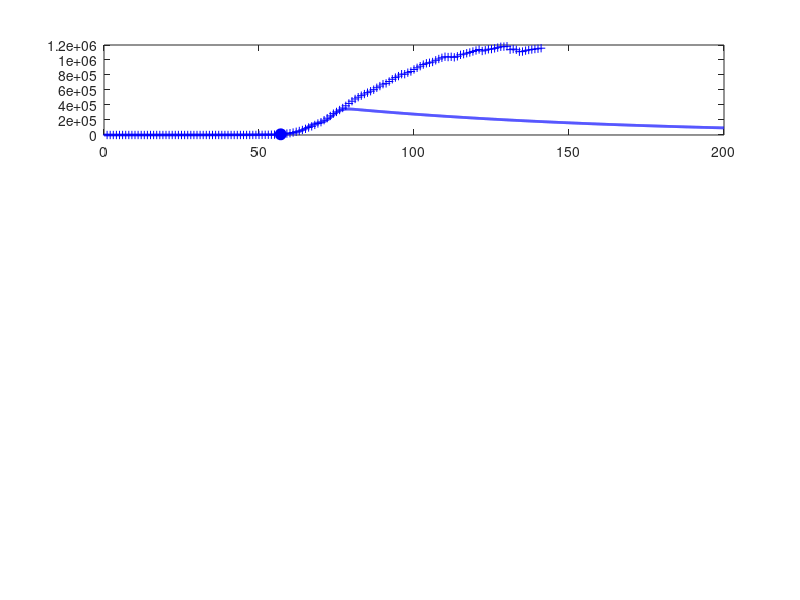

This figure's MATLAB source: (Note: this script raises an error after producing the figure.)
% svr19USA.m

% Revised:  2020 03 25

% Mathemtatical model for the spread of the covid19 virus
% Model for GLOBAL spread of virus
% Model for CHINA spread of virus: download svr19CHINA.m
% Data from https://www.worldometers.info/coronavirus/
% Date file:  covid19.mat  variable covid19
% Model specified by the variables in the INPUT SECTION of the Script

% DOING PHYSICS WITH MATLAB: 
%   https://d-arora.github.io/Doing-Physics-With-Matlab/
% Documentation
%   http://www.physics.usyd.edu.au/teach_res/mp/doc/sird19E.htm
% Download Scripts
%   http://www.physics.usyd.edu.au/teach_res/mp/mscripts/

% Ian Cooper
% email: matlabvisualphysics@gmail.com
% Matlab 2019b

% Populations: Data d / Model
% Susceptible individuals:  Sd  S
% Active infections (currently infected);  Id  I
% Recovered:  Rd  R
% Dead:  Dd  D

close all
clear
clc

global Imax Rmax Dmax ITmax Smax

load('covid19.mat')

% DATA: variable covid19
% Col 1: World   Id   Currently Infected Cases
% Col 2: World   Rd   Recovered
% Col 3: World   Dd   Deaths

% Data for China with Script svr19CHINA.m
% Col 4: China   Total infected cases
% Col 5: China   Currently Infected Cases
% Col 6: China   Deaths
% Col 7: USA     Total infected cases
% Col 8: USA     Currently infected cases
% Col 9: USA     Deaths
% Col 10: AUST     Total infected cases
% Col 11: AUST     Currently infected cases
% Col 12: AUST     Deaths
% Col 13: INDIA   Total infected cases
% Col 14: INDIA   Currently infected cases
% Col 15: INDIA   Deaths

% Model: number of time steps 
  num = 5000;

% *********************************************************************  
% INPUTS: Model Parameters
% ********************************************************************* 

% Maximum number of days for model   [200]
  tMax = 200;
% Initial number of infections   [0.004] 
  I = zeros(num,1);
  I(1) = 0.004;
% Adjustible model parameters  
% S --> I  [0.38] 
  a = 0.1;
% I --> R  [0.036]
  b = 0.008;
% I --> D  [0.0025]
  d = 0.0028;

% See SETUP for input of surge factors

% *********************************************************************  
% SETUP
% ********************************************************************* 
  
% DATA: Id Rd Dd / Number of data days for COVID19  
  Ndays  = find(covid19 == 0,1) - 1;  
  Idtot  = covid19(1:Ndays,7);
  Id     = covid19(1:Ndays,8);
  Dd     = covid19(1:Ndays,9);

% Model: S  D  R  
  S = zeros(num,1);
  D = zeros(num,1);
  R = zeros(num,1);
  
% Model: Initial values for populations
  S(1) = 1;
  D(1) = 0;
  R(1) = 0;   
  
% TIME [days]
  t = linspace(0,tMax,num)';
  dt = t(2) - t(1);

  
% SURGE FACTORS
  s = zeros(num,1);
  for n = 1:num-1
    if t(n) > 50; s(n) = 0.19; end
    if t(n) > 62; s(n) = 0.35; end 
    if t(n) > 69; s(n) = 1.50; end 
    if t(n) > 80; s(n) = 0.00; end
  end  
    

   
% *********************************************************************  
% MODEL: Time Evolution
% ********************************************************************* 
 
for n = 1:num-1
  dS = -a*S(n)*I(n)*dt;
  dI = -dS;
  I(n+1) = I(n) + dI;
  dR = b*I(n)*dt;
  dD = d*I(n)*dt;
  surge = s(n)*S(n)*dt;
  R(n+1) = R(n)+ dR;
  D(n+1) = D(n) + dD;
  S(n+1) = S(n) + dS + surge;
  I(n+1) = I(n+1) - dR - dD;
end

% Scaling I, R and D values at day specified by t_index 
  t_index = 57;
  index = find(t > t_index,1);
  f = Id(t_index)./ I(index);

% Scale populations
  I = f.*I;
  R = f.*R;
  D = f*D;
  
  Imax = max(I);
  Rmax = max(R);
  Dmax = max(D);
  Smax = max(S);
  
% Model: total population that has been infected;  
  Itot = I + R + D;
  ITmax = max(Itot);
  
% Data
  Rd = Idtot - Id - Dd;
  Idmax = max(Id);
  Rdmax = max(Rd);
  Ddmax = max(Dd);
  ITdmax = max(Idtot);
  
% Percentages: model
  pI = 100*I(end) / Itot(end);
  pR = 100*R(end) / Itot(end);
  pD = 100*D(end) / Itot(end);
  
% Percentages: Data
  pId = 100*Id(end) / Idtot(end);
  pRd = 100*Rd(end) / Idtot(end);
  pDd = 100*Dd(end) / Idtot(end);

  
% *********************************************************************  
% GRAPHICS
% ********************************************************************* 

figure(1)
  set(gcf,'units','normalized');
  set(gcf,'position',[0.02 0.05 0.3 0.75]);
  set(gcf,'color','w');

subplot(4,1,1)  % INFECTIONS
    xP = 1: Ndays;
    yP = Id;
    plot(xP,yP,'b+')   
    hold on
    
    xP = t_index; yP = Id(t_index);
    plot(xP,yP,'bo','markerfacecolor','b','markersize',8)
    
    xP = t; yP = I;
    plot(xP,yP,'b','linewidth',2)
   % ylim([0 15e4])
    plotMonths(1)
       
    grid on
    title('Active Infections  I')
    ylabel('I','FontName','Times New Roman')  
    set(gca,'fontsize',12)
  
    
subplot(4,1,2)   % RECOVERIES
    xP = 1: Ndays;
    yP = Rd; 
    plot(xP,yP,'k+')
    hold on
 
    xP = t_index; yP = Rd(t_index);
    plot(xP,yP,'ko','markerfacecolor','k','markersize',8)
    
    xP = t; yP = R;
    plot(xP,yP,'k','linewidth',2)
    
    plotMonths(2)    
    
    grid on
    ylabel('R')
    title('Recoveries  R')
    set(gca,'fontsize',12)
   
 subplot(4,1,3)    % DEATHS
    xP = 1: Ndays;
    yP = Dd; 
    plot(xP,yP,'r+')
    hold on
 
    xP = t_index; yP = Dd(t_index);
    plot(xP,yP,'ro','markerfacecolor','r','markersize',8)
    
    xP = t; yP = D;
    plot(xP,yP,'r','linewidth',2)
    
    plotMonths(3)
    grid on
    
    ylabel('D')
    title('Deaths  D')
    set(gca,'fontsize',12)   
    
 subplot(4,1,4)   % Total infections
    th = 5;
    k = log(2)/th;
    v0 = 177400/exp(k*60);
    v = v0.*exp(k*(t-10));
   % v(v > ITmax) = ITmax;
    
    xP = t(1:2500);
    yP = v(1:2500);
    plot(xP,yP,'r','linewidth',1.2)
   
    hold on
    xP = 1: Ndays;
    yP = Idtot; 
    plot(xP,yP,'b+')
    hold on
    xP = t; yP = Itot;
    plot(xP,yP,'b','linewidth',2)
    
    plotMonths(4)
    
    ylim([0 1.2*ITmax])
    grid on
    xlabel('days elapsed')
    ylabel('I_{tot}','FontName','Times New Roman')
    title('Total Infections I_{tot}');
    set(gca,'fontsize',12) 
    

figure(2)
   set(gcf,'units','normalized');
   set(gcf,'position',[0.60 0.05 0.25 0.25]);
   set(gcf,'color','w');

   fig = figure(2);
   left_color = [0 0 0];
   right_color = [1 0 1];
   set(fig,'defaultAxesColorOrder',[left_color; right_color]);
   
    hold on
    plotMonths(5)   
        
    hold on
    yyaxis left
    xP = t; yP = S;
    plot(xP,yP,'k','linewidth',2)
    grid on
    xlabel('days elapsed')
    ylabel('Susceptible population  S') 
      
    yyaxis right
    xP = t; yP = s;
    plot(xP,yP,'m','linewidth',1)
    grid on
    ylabel('surge factor  s') 
        
    set(gca,'fontsize',12)    
    box on

    
figure(7)
   set(gcf,'units','normalized');
   set(gcf,'position',[0.33 0.05 0.25 0.35]);
   set(gcf,'color','w');

   xlim([0 120])
   ylim([0 250])
   hh = 250; dh = -25;
   
   txt = 'Start date:  22 January 2020';
   Htext = text(0,hh,txt,'fontsize',12);
   set(Htext,'color','k')
   
   hh = hh+dh;
   txt = 'Model Parameters';
   text(0,hh,txt,'fontsize',12)
   
   hh = hh+dh;
   txt = sprintf('I(0) = %3.0f   a = %2.3f   b = %2.3f   d = %2.3f', ...
       I(1),a,b,d);
   text(0,hh,txt,'fontsize',12)
      
   hh = hh+2*dh; 
   txt = 'DATA';
   text(0,hh,txt,'fontsize',12)
   
    z = datenum([2020 1 22]);
    z = z + Ndays-1;
    z = datetime(z,'ConvertFrom','datenum');
    z.Format = 'dd-MMM-yyyy';
    txt = cellstr(z) ; 
    text(20,hh,txt,'fontsize',12)
    
   hh = hh+dh;
   z1 = Id(end); z2 = Rd(end); z3 = Dd(end); z4 = z1+z2+z3;  
   txt = sprintf('I = %5.0f    R = %5.0f    D = %5.0f    I_{tot} = %5.0f', z1,z2,z3,z4);
   text(6,hh,txt,'fontsize',12)
 
    % Recoveries and Deaths
    pR = 100*Rd(end)/(Rd(end)+Dd(end));
    pD = 100*Dd(end)/(Rd(end)+Dd(end));
    hh = hh+dh;
    txt = sprintf('percent: Active = %2.1f  Recoveries = %2.1f    Deaths = %2.1f   ',pId,pRd,pDd);
    text(2,hh,txt,'fontsize',12)  
   
   hh = hh+2*dh; 
   txt = 'MODEL PREDICTIONS';
   text(0,hh,txt,'fontsize',12)
   
    z = datenum([2020 1 22]);
    z = z + tMax;
    z = datetime(z,'ConvertFrom','datenum');
    z.Format = 'dd-MMM-yyyy';
    txt = cellstr(z) ; 
    text(60,hh,txt,'fontsize',12)
   
   hh = hh+dh;
    z1 = I(end); z2 = R(end); z3 = D(end); z4 = z1+z2+z3;  
    txt = sprintf('I = %5.0f    R = %5.0f    D = %5.0f    I_{tot} = %5.0f', z1,z2,z3,z4);
    text(6,hh,txt,'fontsize',12)

   hh = hh+dh;
    txt = 'Peak';
    text(10,hh,txt,'fontsize',12)
    z = find(I == Imax,1);
    z = t(z) + datenum([2020 1 22]);
    z = datetime(z,'ConvertFrom','datenum');
    z.Format = 'dd-MMM-yyyy';
    txt = cellstr(z) ; 
    text(30,hh,txt,'fontsize',12)
   
    txt = sprintf('I_{peak} = %5.0f',Imax);
    text(70,hh,txt,'fontsize',12)
   
    hh = hh+dh;
    txt = sprintf('percent: Active = %2.1f  Recoveries = %2.1f    Deaths = %2.1f   ',pI,pR,pD);
    text(2,hh,txt,'fontsize',12)   
       

  
   axis off    
   
   
   
   function  pM = plotMonths(z)
     global Imax Rmax Dmax ITmax Smax
     
     % Months
       m1 = [2020 01 22];    % day zero
       m2 = [2020 02  1];    % Feb
       m3 = [2020 03  1];    % Mar
       m4 = [2020 04  1];    % Apr
       m5 = [2020 05  1];    % May
       m6 = [2020 06  1];    % Jun
       m7 = [2020 07  1];    % Jul
       m8 = [2020 08  1];    % Aug
   
      tm(1) = datenum(m1);
      tm(2) = datenum(m2) - tm(1);
      tm(3) = datenum(m3) - tm(1);
      tm(4) = datenum(m4) - tm(1);
      tm(5) = datenum(m5) - tm(1);
      tm(6) = datenum(m6) - tm(1);
      tm(7) = datenum(m7) - tm(1);
      tm(8) = datenum(m8) - tm(1);
   
      if z == 1; yMax = Imax;  end
      if z == 2; yMax = Rmax;  end
      if z == 3; yMax = Dmax;  end
      if z == 4; yMax = ITmax; end
      if z == 5; yMax = Smax; end
      
      for n = 2:8
        plot([tm(n), tm(n)], [0, yMax],'color', [0.5 0.5 0.5],'linewidth',1);
      end
      
      ys = 0.8;
      text(22, ys*yMax,'F')
      text(52, ys*yMax,'M')
      text(82, ys*yMax,'A')
      text(112,ys*yMax,'M')
      text(142,ys*yMax,'J')
      text(172,ys*yMax,'J')
      
   end
